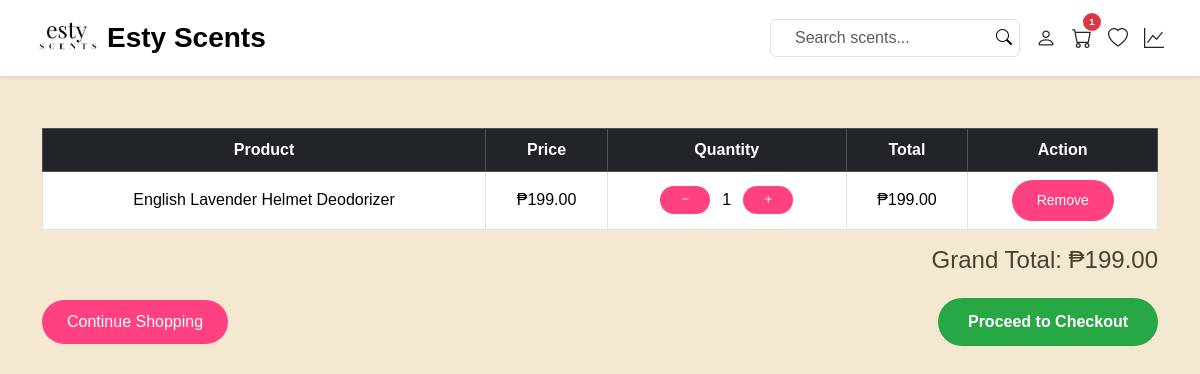
The page /ESTY/cart.php (signed in) on the database its author committed.
### tables this page shows
CREATE TABLE `carts` (
  `id` int(11) NOT NULL,
  `user_id` int(11) NOT NULL,
  `product_id` int(11) NOT NULL,
  `quantity` int(11) NOT NULL DEFAULT 1,
  `created_at` timestamp NOT NULL DEFAULT current_timestamp()
);

CREATE TABLE `products` (
  `id` int(11) NOT NULL,
  `category_id` int(11) DEFAULT NULL,
  `brand_id` int(11) DEFAULT NULL,
  `name` varchar(100) NOT NULL,
  `description` text DEFAULT NULL,
  `price` decimal(10,2) NOT NULL,
  `image` varchar(255) DEFAULT 'default.jpg',
  `created_at` timestamp NOT NULL DEFAULT current_timestamp(),
  `featured` tinyint(1) NOT NULL DEFAULT 0,
  `stock` int(11) NOT NULL DEFAULT 0,
  `popularity` int(11) DEFAULT 0
);

### ESTY/cart_helpers.php (called while the page is built, shortened)
<?php
function sync_user_cart(mysqli $conn, int $user_id): void {
    $stmt = $conn->prepare("SELECT c.product_id, c.quantity, p.name, p.price, p.image FROM carts c JOIN products p ON c.product_id = p.id WHERE c.user_id = ?");
    $stmt->bind_param('i', $user_id);
    $stmt->execute();
    $res = $stmt->get_result();
}
function sync_session_cart_from_db(mysqli $conn, int $user_id) {
    sync_user_cart($conn, $user_id);
}
?>

### ESTY/cart.php (the view, shortened to what this page needs)
<?php
require 'db.php';
require_once __DIR__ . '/cart_helpers.php';
if (isset($_SESSION['user_id'])) {
  sync_session_cart_from_db($conn, $_SESSION['user_id']);
}
?>
<!DOCTYPE html>
<html lang="en">
<head>
  <link href="https://cdn.jsdelivr.net/npm/bootstrap@5.3.3/dist/css/bootstrap.min.css" rel="stylesheet">
  <link rel="stylesheet" href="https://cdn.jsdelivr.net/npm/bootstrap-icons@1.11.3/font/bootstrap-icons.css">
  <link rel="stylesheet" href="style.css">
</head>
<body>
<?php include 'navbar.php'; ?>
<div class="container my-5">
  <?php if (!empty($_SESSION['cart'])): ?>
    <table class="table table-bordered text-center align-middle">
      <thead class="table-dark">
        <tr>
          <th>Product</th>
          <th>Price</th>
          <th>Quantity</th>
          <th>Total</th>
          <th>Action</th>
        </tr>
      </thead>
      <tbody>
        <?php $grandTotal = 0; ?>
        <?php foreach ($_SESSION['cart'] as $item): ?>
          <?php $total = $item['price'] * $item['quantity']; ?>
          <?php $grandTotal += $total; ?>
          <tr>
            <td><?= htmlspecialchars($item['name']); ?></td>
            <td>₱<?= number_format($item['price'], 2); ?></td>
            <td>
              <div class="d-flex justify-content-center align-items-center gap-1">
                <a href="cart.php?update=decrease&id=<?= $item['id']; ?>"
                   class="btn btn-sm btn-outline-secondary d-flex align-items-center justify-content-center p-1"
                   style="width:28px; height:28px;">
                  <i class="bi bi-dash"></i>
                </a>
                <span class="mx-2"><?= $item['quantity']; ?></span>
                <a href="cart.php?update=increase&id=<?= $item['id']; ?>"
                   class="btn btn-sm btn-outline-secondary d-flex align-items-center justify-content-center p-1"
                   style="width:28px; height:28px;">
                  <i class="bi bi-plus"></i>
                </a>
              </div>
            </td>
            <td>₱<?= number_format($total, 2); ?></td>
            <td><a href="cart.php?remove=<?= $item['id']; ?>" class="btn btn-danger btn-sm">Remove</a></td>
          </tr>
        <?php endforeach; ?>
      </tbody>
    </table>
    <div class="text-end mb-3">
      <h4>Grand Total: ₱<?= number_format($grandTotal, 2); ?></h4>
    </div>
    <div class="d-flex justify-content-between align-items-center mt-4">
      <a href="index.php" class="btn btn-primary">Continue Shopping</a>
      <?php if (isset($_SESSION['user_id'])): ?>
        <a href="checkout.php" class="btn btn-success checkout-btn">Proceed to Checkout</a>
      <?php else: ?>
        <button type="button" class="btn btn-success checkout-btn" data-bs-toggle="modal" data-bs-target="#loginModal">
          <i class="bi bi-box-arrow-in-right me-2"></i> Login to Checkout
        </button>
      <?php endif; ?>
    </div>
  <?php endif; ?>
</div>
</body>
</html>

### ESTY/style.css (style rules this page uses)
* { margin: 0; padding: 0; box-sizing: border-box; font-family: Arial, sans-serif; }
html { height: 100%; }
body { background-color: #F5E8D0; color: #4B3F2F; line-height: 1.6; padding-top: 80px; display: flex; flex-direction: column; min-height: 100vh; margin: 0; }
.btn { background: #ff4081 !important; color: #fff !important; border: none !important; border-radius: 25px !important; padding: 10px 25px !important; transition: all 0.3s ease !important; font-weight: 500; }
.checkout-btn { background: #28a745 !important; border-radius: 30px !important; padding: 12px 30px !important; font-weight: bold !important; transition: all 0.3s ease-in-out; }

### rows shown on the page
carts: product.name "English Lavender Helmet Deodorizer", product.price "199.00", quantity "1"

### other values the page prints
$cart_qty "1"
$grandTotal "199.00"
